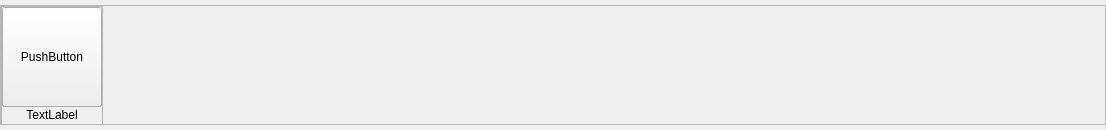
                   <widget class="QWidget" name="scrollAreaWidgetContents_2">
                    <property name="geometry">
                     <rect>
                      <x>0</x>
                      <y>0</y>
                      <width>1106</width>
                      <height>130</height>
                     </rect>
                    </property>
                    <property name="sizePolicy">
                     <sizepolicy hsizetype="Expanding" vsizetype="Fixed">
                      <horstretch>0</horstretch>
                      <verstretch>0</verstretch>
                     </sizepolicy>
                    </property>
                    <property name="minimumSize">
                     <size>
                      <width>0</width>
                      <height>130</height>
                     </size>
                    </property>
                    <layout class="QHBoxLayout" name="horizontalLayout_5">
                     <property name="spacing">
                      <number>0</number>
                     </property>
                     <property name="leftMargin">
                      <number>0</number>
                     </property>
                     <property name="topMargin">
                      <number>0</number>
                     </property>
                     <property name="rightMargin">
                      <number>0</number>
                     </property>
                     <property name="bottomMargin">
                      <number>0</number>
                     </property>
                     <item>
                      <widget class="QFrame" name="frame_showTool">
                       <property name="sizePolicy">
                        <sizepolicy hsizetype="Expanding" vsizetype="Fixed">
                         <horstretch>0</horstretch>
                         <verstretch>0</verstretch>
                        </sizepolicy>
                       </property>
                       <property name="minimumSize">
                        <size>
                         <width>0</width>
                         <height>120</height>
                        </size>
                       </property>
                       <property name="maximumSize">
                        <size>
                         <width>16777215</width>
                         <height>120</height>
                        </size>
                       </property>
                       <property name="frameShape">
                        <enum>QFrame::StyledPanel</enum>
                       </property>
                       <property name="frameShadow">
                        <enum>QFrame::Raised</enum>
                       </property>
                       <layout class="QHBoxLayout" name="horizontalLayout_8">
                        <property name="spacing">
                         <number>0</number>
                        </property>
                        <property name="leftMargin">
                         <number>0</number>
                        </property>
                        <property name="topMargin">
                         <number>0</number>
                        </property>
                        <property name="rightMargin">
                         <number>0</number>
                        </property>
                        <property name="bottomMargin">
                         <number>0</number>
                        </property>
                        <item>
                         <layout class="QHBoxLayout" name="horizontalLayout_4" stretch="0,0">
                          <property name="spacing">
                           <number>0</number>
                          </property>
                          <item>
                           <widget class="QFrame" name="frame_2">
                            <property name="sizePolicy">
                             <sizepolicy hsizetype="Fixed" vsizetype="Fixed">
                              <horstretch>0</horstretch>
                              <verstretch>0</verstretch>
                             </sizepolicy>
                            </property>
                            <property name="minimumSize">
                             <size>
                              <width>0</width>
                              <height>120</height>
                             </size>
                            </property>
                            <property name="sizeIncrement">
                             <size>
                              <width>0</width>
                              <height>120</height>
                             </size>
                            </property>
                            <property name="frameShape">
                             <enum>QFrame::StyledPanel</enum>
                            </property>
                            <property name="frameShadow">
                             <enum>QFrame::Raised</enum>
                            </property>
                            <layout class="QVBoxLayout" name="verticalLayout_8">
                             <property name="spacing">
                              <number>0</number>
                             </property>
                             <property name="leftMargin">
                              <number>0</number>
                             </property>
                             <property name="topMargin">
                              <number>0</number>
                             </property>
                             <property name="rightMargin">
                              <number>0</number>
                             </property>
                             <property name="bottomMargin">
                              <number>0</number>
                             </property>
                             <item>
                              <layout class="QVBoxLayout" name="verticalLayout_7">
                               <item>
                                <widget class="QPushButton" name="btn_showTool">
                                 <property name="sizePolicy">
                                  <sizepolicy hsizetype="Fixed" vsizetype="Fixed">
                                   <horstretch>0</horstretch>
                                   <verstretch>0</verstretch>
                                  </sizepolicy>
                                 </property>
                                 <property name="minimumSize">
                                  <size>
                                   <width>100</width>
                                   <height>100</height>
                                  </size>
                                 </property>
                                 <property name="maximumSize">
                                  <size>
                                   <width>100</width>
                                   <height>100</height>
                                  </size>
                                 </property>
                                 <property name="text">
                                  <string>PushButton</string>
                                 </property>
                                </widget>
                               </item>
                               <item>
                                <widget class="QLabel" name="lab_showTool">
                                 <property name="sizePolicy">
                                  <sizepolicy hsizetype="Fixed" vsizetype="Fixed">
                                   <horstretch>0</horstretch>
                                   <verstretch>0</verstretch>
                                  </sizepolicy>
                                 </property>
                                 <property name="minimumSize">
                                  <size>
                                   <width>100</width>
                                   <height>20</height>
                                  </size>
                                 </property>
                                 <property name="maximumSize">
                                  <size>
                                   <width>100</width>
                                   <height>20</height>
                                  </size>
                                 </property>
                                 <property name="sizeIncrement">
                                  <size>
                                   <width>100</width>
                                   <height>3</height>
                                  </size>
                                 </property>
                                 <property name="text">
                                  <string>TextLabel</string>
                                 </property>
                                 <property name="alignment">
                                  <set>Qt::AlignCenter</set>
                                 </property>
                                </widget>
                               </item>
                              </layout>
                             </item>
                            </layout>
                           </widget>
                          </item>
                          <item>
                           <spacer name="horizontalSpacer_41">
                            <property name="orientation">
                             <enum>Qt::Horizontal</enum>
                            </property>
                            <property name="sizeHint" stdset="0">
                             <size>
                              <width>40</width>
                              <height>20</height>
                             </size>
                            </property>
                           </spacer>
                          </item>
                         </layout>
                        </item>
                       </layout>
                      </widget>
                     </item>
                    </layout>
                   </widget>
